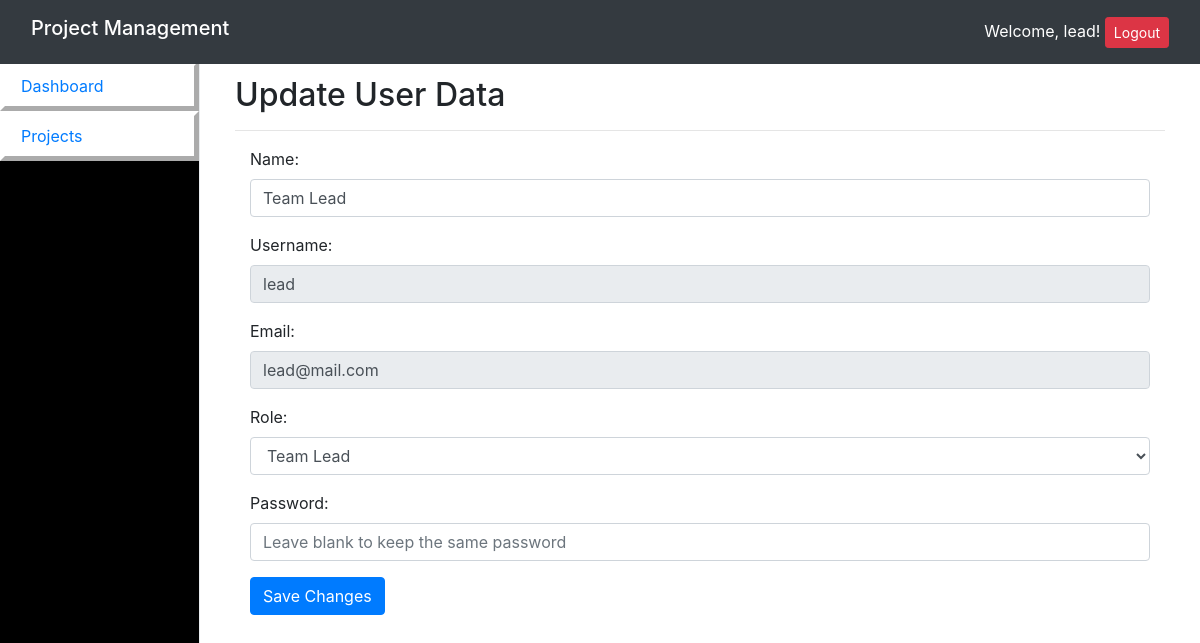
The page /edit_user/8/ on the database its author committed.
### projectadmin/models.py (models this page shows, shortened)
class CustomUser(AbstractUser):
    USER_ROLE_CHOICES = [
        ('Project Manager', 'Project Manager'),
        ('Team Lead', 'Team Lead'),
        ('Developer', 'Developer'),
        ('Designer', 'Designer'),
        ('Quality Assurance Specialist', 'Quality Assurance Specialist'),
    ]
    name = models.CharField(max_length=255)
    role = models.CharField(max_length=50, blank=True, choices=USER_ROLE_CHOICES)

### projectadmin/user_views.py (the view)
# urls.py: path('edit_user/<int:user_id>/', edit_user_view, name='edit_user'),
def edit_user_view(request, user_id):
    user = get_object_or_404(CustomUser, id=user_id)
    if request.method == 'POST':
        form = EditUserForm(request.POST, instance=user)
        if form.is_valid():
            form.save()
            messages.success(request, 'User updated successfully.')
            return redirect('users')
    else:
        form = EditUserForm(instance=user)
    return render(request, 'projectadmin/edit_user.html', {'form': form, 'user': user})

### projectadmin/forms.py
class EditUserForm(UserChangeForm):
    class Meta:
        model = CustomUser
        fields = ['username', 'email', 'name', 'role', 'password']

### projectadmin/templates/projectadmin/edit_user.html (shortened to what this page needs)
{% extends 'projectadmin/base.html' %}
{% block content %}
<div class="container">
        <h2>Update User Data </h2>
        <hr />
        <div class="container">
        <form method="post" class="form" action="{% url 'edit_user' user.id %}">
            <div class="form-group">
                <label for="name">Name:</label>
                <input type="text" class="form-control" id="name" name="name" value="{{ user.name }}">
            </div>
            <div class="form-group">
                <label for="username">Username:</label>
                <input type="text" class="form-control" id="username" name="username" value="{{ user.username }}" readonly>
            </div>
            <div class="form-group">
                <label for="email">Email:</label>
                <input type="email" class="form-control" id="email" name="email" value="{{ user.email }}" readonly>
            </div>
            <div class="form-group">
                <label for="role">Role:</label>
                <select class="form-control" id="role" name="role">
                    <option value="Team Lead"  {% if user.role == 'Team Lead' %}selected{% endif %}>Team Lead</option>
                </select>
            </div>
            <div class="form-group">
                <label for="password">Password:</label>
                <input type="password" class="form-control" id="password" name="password" placeholder="Leave blank to keep the same password">
            </div>
            <button type="submit" class="btn btn-primary">Save Changes</button>
        </form>
        </div>
    </div>
{% endblock %}

### projectadmin/templates/projectadmin/base.html (shortened to what this page needs)
<!DOCTYPE html>
<html lang="en">
<head>
    <link rel="stylesheet" href="https://stackpath.bootstrapcdn.com/bootstrap/4.5.2/css/bootstrap.min.css">
    <link rel="stylesheet" type='text/css' href="http://cdnjs.cloudflare.com/ajax/libs/font-awesome/5.15.3/css/all.min.css" />
</head>
<body>
    <header class="navbar navbar-dark fixed-top bg-dark">
        <div class="container-fluid">
            <h1 class="navbar-brand">{% block header_title %}Project Management{% endblock %}</h1>
            <div class="user-info text-white">
                {% if user.is_authenticated %}
                    Welcome, {{ user.username }}! <a href="{% url 'logout' %}" class="btn btn-danger btn-sm">Logout</a>
                {% else %}
                    <a href="{% url 'login' %}" class="text-white">Login</a>
                {% endif %}
            </div>
        </div>
    </header>
    <div class="container-fluid">
        <div class="row">
            <nav class="col-md-2 d-none d-md-block sidebar">
                <div class="sidebar-sticky">
                    <ul class="nav flex-column">
                        <li class="nav-item">
                            <a class="nav-link active" href="{% url 'home' %}">
                                Dashboard
                            </a>
                        </li>
                        <li class="nav-item">
                            <a class="nav-link" href="{% url 'projects' %}">
                                Projects
                            </a>
                        </li>
                    </ul>
                </div>
            </nav>
            <main role="main" class="col-md-9 ml-sm-auto col-lg-10 main-content">
                {% block content %}{% endblock %}
            </main>
        </div>
    </div>
</body>
</html>

### projectadmin/templates/projectadmin/base.html (style rules this page uses)
body { padding-top: 56px; }
header { background-color: #343a40; padding: 10px 0; }
header h1 { color: #fff; }
.sidebar { position: fixed; top: 56px; bottom: 0; left: 0; z-index: 1000; padding-top: 20px; padding-bottom: 20px; background-color: black; border-right: 1px solid #e9ecef; }
.main-content { margin-left: 220px; padding: 20px; }
.nav-item { border: 5px outset white; background-color: white; }
ul { margin: -15px; padding: 0px; }

### rows shown on the page
CustomUser: username "lead", name "Team Lead", email "lead@mail.com", role "Team Lead"
